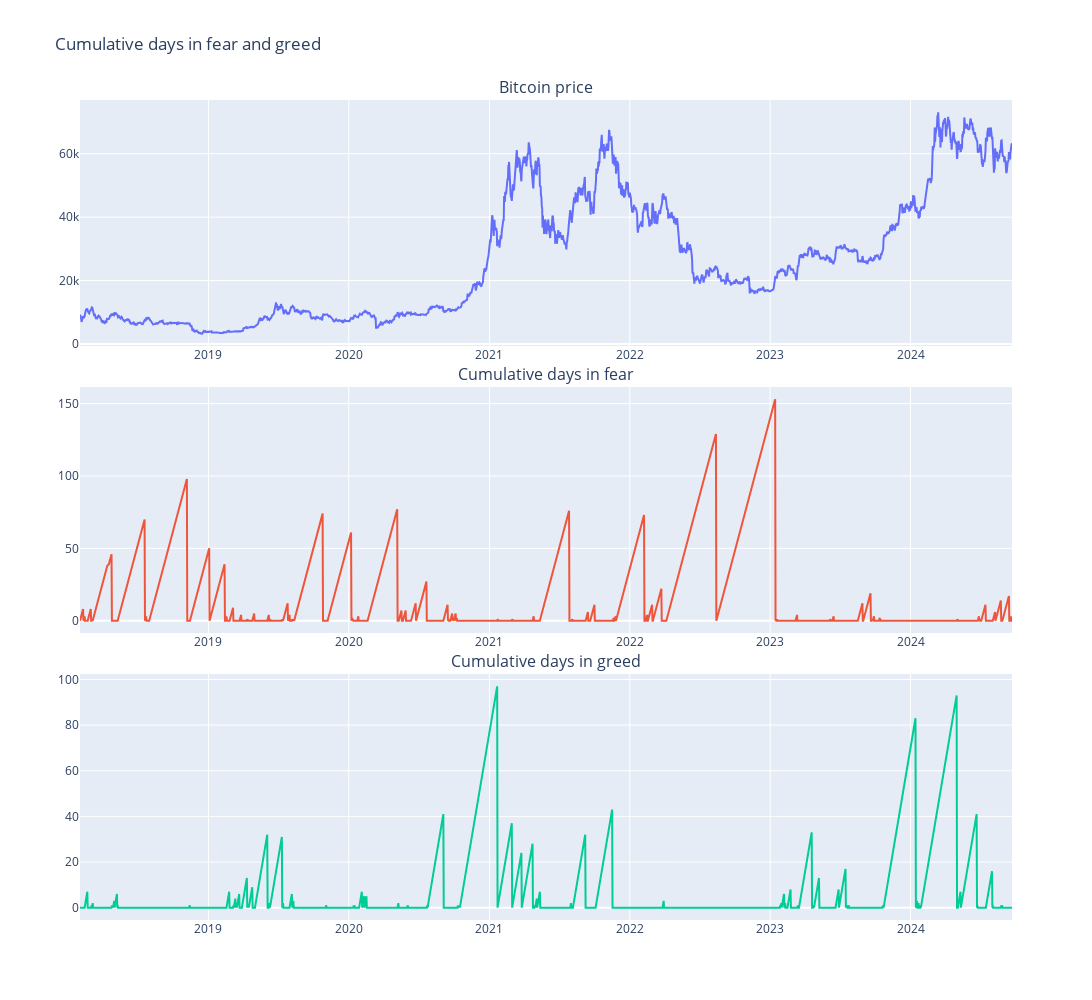

Notebook code for this chart:
### Code cell
# 创建分层图表，第一行是比特币价格，第二行是恐慌天数，第三行是贪婪天数
fig = make_subplots(
    rows=3,
    cols=1,
    subplot_titles=("Bitcoin price", "Cumulative days in fear", "Cumulative days in greed"),
    vertical_spacing=0.05,  # 通过这个值来调整子图之间的间距
)

# BTC价格
fig.add_trace(
    go.Scatter(x=fgi.index, y=fgi["btc_close"], mode="lines", showlegend=False),
    row=1,
    col=1,
)

# 恐慌天数
fig.add_trace(
    go.Scatter(x=fgi.index, y=fgi["fear_days"], mode="lines", showlegend=False),
    row=2,
    col=1,
)

# 贪婪天数
fig.add_trace(
    go.Scatter(x=fgi.index, y=fgi["greed_days"], mode="lines", showlegend=False),
    row=3,
    col=1,
)

# 更新图表布局
fig.update_xaxes(matches="x")  # 同步所有子图的x轴
fig.update_layout(
    height=1000,
    width=1200,
    title="Cumulative days in fear and greed",
)
fig.show()

### Figure 1 — Plotly figure (JSON) as saved in the notebook; plotly's stock layout.template omitted (floating-point values rounded to 4 significant figures; data arrays with more than 128 entries replaced by an {"elided": "..."} marker saying what was removed)
{"data": [{"mode": "lines", "showlegend": false, "type": "scatter", "x": {"elided": "2422 str values"}, "xaxis": "x", "y": {"elided": "2422 float values"}, "yaxis": "y"}, {"mode": "lines", "showlegend": false, "type": "scatter", "x": {"elided": "2422 str values"}, "xaxis": "x2", "y": {"elided": "2422 int values"}, "yaxis": "y2"}, {"mode": "lines", "showlegend": false, "type": "scatter", "x": {"elided": "2422 str values"}, "xaxis": "x3", "y": {"elided": "2422 int values"}, "yaxis": "y3"}], "layout": {"annotations": [{"font": {"size": 16}, "showarrow": false, "text": "Bitcoin price", "x": 0.5, "xanchor": "center", "xref": "paper", "y": 1, "yanchor": "bottom", "yref": "paper"}, {"font": {"size": 16}, "showarrow": false, "text": "Cumulative days in fear", "x": 0.5, "xanchor": "center", "xref": "paper", "y": 0.65, "yanchor": "bottom", "yref": "paper"}, {"font": {"size": 16}, "showarrow": false, "text": "Cumulative days in greed", "x": 0.5, "xanchor": "center", "xref": "paper", "y": 0.3, "yanchor": "bottom", "yref": "paper"}], "height": 1000, "title": {"text": "Cumulative days in fear and greed"}, "width": 1200, "xaxis": {"anchor": "y", "domain": [0, 1], "matches": "x"}, "xaxis2": {"anchor": "y2", "domain": [0, 1], "matches": "x"}, "xaxis3": {"anchor": "y3", "domain": [0, 1], "matches": "x"}, "yaxis": {"anchor": "x", "domain": [0.7, 1]}, "yaxis2": {"anchor": "x2", "domain": [0.35, 0.65]}, "yaxis3": {"anchor": "x3", "domain": [0, 0.3]}}}
